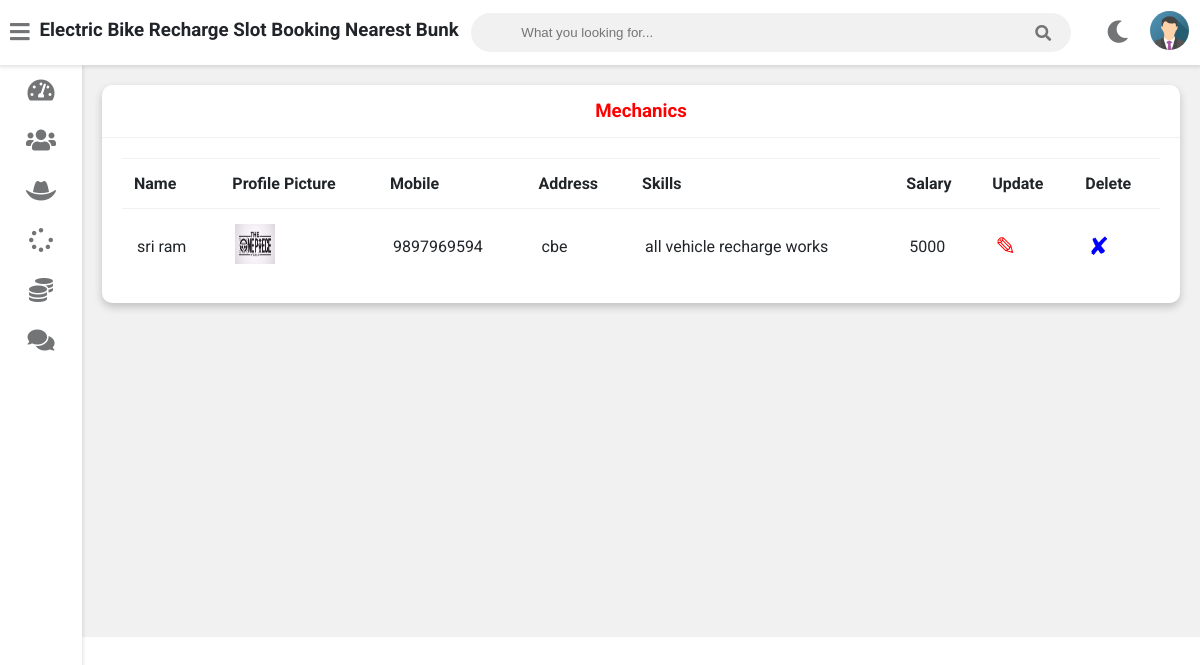
The app's page /admin-view-mechanic (signed in) with its own data.
### vehicle/models.py (models this page shows, shortened)
class Mechanic(models.Model):
    user=models.OneToOneField(User,on_delete=models.CASCADE)
    profile_pic= models.ImageField(upload_to='profile_pic/MechanicProfilePic/',null=True,blank=True)
    address = models.CharField(max_length=40)
    mobile = models.CharField(max_length=20,null=False)
    skill = models.CharField(max_length=500,null=True)
    salary=models.PositiveIntegerField(null=True)
    status=models.BooleanField(default=False)
    @property
    def get_name(self):
        return self.user.first_name+" "+self.user.last_name

### vehicle/views.py (the view)
# urls.py: path('admin-view-mechanic',views.admin_view_mechanic_view,name='admin-view-mechanic'),
@login_required(login_url='adminlogin')
def admin_view_mechanic_view(request):
    mechanics=models.Mechanic.objects.all()
    return render(request,'vehicle/admin_view_mechanic.html',{'mechanics':mechanics})

### templates/vehicle/admin_view_mechanic.html
{% extends 'vehicle/adminbase.html' %}
{% block content %}
{% load static %}
	<div class="wrapper">
		<div class="row">
			<div class="col-12 col-m-12 col-sm-12">
				<div class="card">
					<div class="card-header">
						<h3 style="color:red; text-align:center" >Mechanics
						</h3>
					</div>
					<div class="card-content">
						<table>
							<thead>
                <tr>
                  <th>Name</th>
                  <th>Profile Picture</th>
                  <th>Mobile</th>
                  <th>Address</th>
                  <th>Skills</th>
                  <th>Salary</th>
                  <th>Update</th>
                  <th>Delete</th>
                </tr>
							</thead>
							<tbody>
              {% for m in mechanics %}
                <tr>
                  <td> {{m.get_name}}</td>
                  <td> <img src="{% static m.profile_pic.url %}" alt="Profile Pic" height="40px" width="40px" /></td>
                  <td>{{m.mobile}}</td>
                  <td>{{m.address}}</td>
                  <td>{{m.skill}}</td>
                  <td>{{m.salary}}</td>
                  <td><a  style="color:red; text-decoration:none;font-size:25px;" href="{% url 'update-mechanic' m.id  %}">&#9998;</a></td>
                  <td><a style="color:blue; text-decoration:none;font-size:25px;"href="{% url 'delete-mechanic' m.id  %}">&#10008;</a></td>
                </tr>
                {% endfor %}
							</tbody>
						</table>
					</div>
				</div>
			</div>
		</div>
<br><br><br><br><br><br><br><br><br><br><br><br><br><br><br><br>
	</div>
{% endblock content %}

### static/style.css (style rules this page uses)
:root { --primary-color: #4834d4; --success-color: #6ab04c; --warning-color: #f0932b; --danger-color: #eb4d4b; --light-color: #212529; --light-second-color: #727475; --light-background: #ffffff; --light-second-background: #f1f1f1; --dark-color: #909090; --dark-second-color: #f5f6fa; --dark-background: #23242D; --dark-second-background: #181818; }
.light { --main-bg-color: var(--light-background); --second-bg-color: var(--light-second-background); --main-color: var(--light-color); --second-color: var(--light-second-color); }
* { box-sizing: border-box; }
body { font-family: 'Roboto', sans-serif; background: var(--main-bg-color); color: var(--main-color); margin: 0; }
.wrapper { padding: 10px; margin-left: 82px; padding-top: 75px; background: var(--second-bg-color); transition: margin-left .5s; }
.row { display: flex; flex-wrap: wrap; flex-direction: row; }
.row:after, .row:before { box-sizing: border-box; }
[class*="col-"] { padding: 10px; }
@media only screen and (min-width: 600px) { .col-sm-12 { width: 100%; } }
@media only screen and (min-width: 768px) { .col-m-12 { width: 100%; } }
@media only screen and (min-width: 992px) { .col-12 { width: 100%; } }
.card { background: var(--main-bg-color); color: var(--main-color); border-radius: 10px; margin-bottom: 10px; box-shadow: 0 4px 8px 0 rgba(0,0,0,0.2); }
.card-header { padding: 15px 30px; border-bottom: 1px solid var(--second-bg-color); position: relative; }
.card-header h3 { margin: 0; }
.card-content { padding: 20px; overflow-x: auto; }
table { border-collapse: collapse; width: 100%; }
table td { border-top: 1px solid var(--second-bg-color); padding: 15px; }
table th { border-top: 1px solid var(--second-bg-color); border-bottom: 1px solid var(--second-bg-color); padding: 15px 12px; text-align: left; }

### records on screen
Mechanic: get_name "sri ram", profile_pic (picture), mobile "9897969594", address "cbe", skill "all vehicle recharge works", salary "5000"
